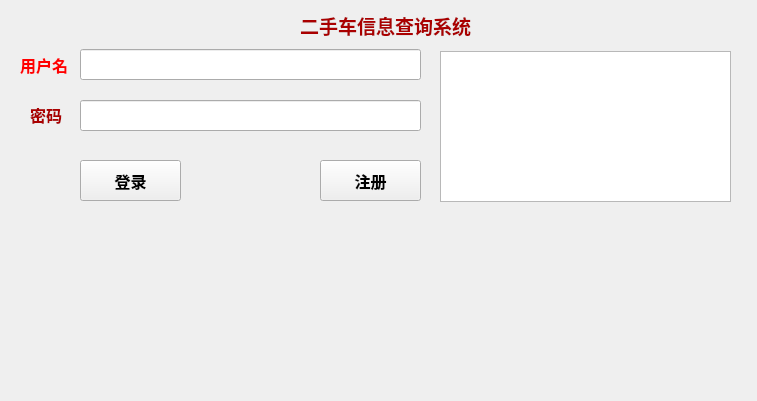
<?xml version="1.0" encoding="UTF-8"?>
<ui version="4.0">
 <class>Form</class>
 <widget class="QWidget" name="Form">
  <property name="geometry">
   <rect>
    <x>0</x>
    <y>0</y>
    <width>757</width>
    <height>401</height>
   </rect>
  </property>
  <property name="windowTitle">
   <string>Form</string>
  </property>
  <widget class="QLabel" name="username_label">
   <property name="geometry">
    <rect>
     <x>20</x>
     <y>50</y>
     <width>51</width>
     <height>31</height>
    </rect>
   </property>
   <property name="font">
    <font>
     <family>宋体</family>
     <pointsize>12</pointsize>
     <weight>75</weight>
     <bold>true</bold>
    </font>
   </property>
   <property name="text">
    <string>&lt;html&gt;&lt;head/&gt;&lt;body&gt;&lt;p&gt;&lt;span style=&quot; color:#ff0000;&quot;&gt;用户名&lt;/span&gt;&lt;/p&gt;&lt;/body&gt;&lt;/html&gt;</string>
   </property>
  </widget>
  <widget class="QLabel" name="password_label">
   <property name="geometry">
    <rect>
     <x>30</x>
     <y>100</y>
     <width>51</width>
     <height>31</height>
    </rect>
   </property>
   <property name="font">
    <font>
     <family>宋体</family>
     <pointsize>12</pointsize>
     <weight>75</weight>
     <bold>true</bold>
    </font>
   </property>
   <property name="text">
    <string>&lt;html&gt;&lt;head/&gt;&lt;body&gt;&lt;p&gt;&lt;span style=&quot; color:#aa0000;&quot;&gt;密码&lt;/span&gt;&lt;/p&gt;&lt;/body&gt;&lt;/html&gt;</string>
   </property>
  </widget>
  <widget class="QLineEdit" name="username_lineEdit">
   <property name="geometry">
    <rect>
     <x>80</x>
     <y>49</y>
     <width>341</width>
     <height>31</height>
    </rect>
   </property>
   <property name="font">
    <font>
     <family>宋体</family>
     <pointsize>12</pointsize>
     <weight>75</weight>
     <bold>true</bold>
    </font>
   </property>
  </widget>
  <widget class="QLineEdit" name="password_lineEdit">
   <property name="geometry">
    <rect>
     <x>80</x>
     <y>100</y>
     <width>341</width>
     <height>31</height>
    </rect>
   </property>
   <property name="font">
    <font>
     <family>宋体</family>
     <pointsize>12</pointsize>
     <weight>75</weight>
     <bold>true</bold>
    </font>
   </property>
  </widget>
  <widget class="QPushButton" name="login_pushButton">
   <property name="geometry">
    <rect>
     <x>80</x>
     <y>160</y>
     <width>101</width>
     <height>41</height>
    </rect>
   </property>
   <property name="font">
    <font>
     <family>宋体</family>
     <pointsize>12</pointsize>
     <weight>75</weight>
     <bold>true</bold>
    </font>
   </property>
   <property name="text">
    <string>登录</string>
   </property>
  </widget>
  <widget class="QPushButton" name="register_pushButton">
   <property name="geometry">
    <rect>
     <x>320</x>
     <y>160</y>
     <width>101</width>
     <height>41</height>
    </rect>
   </property>
   <property name="font">
    <font>
     <family>宋体</family>
     <pointsize>12</pointsize>
     <weight>75</weight>
     <bold>true</bold>
    </font>
   </property>
   <property name="text">
    <string>注册</string>
   </property>
  </widget>
  <widget class="QLabel" name="img_label">
   <property name="geometry">
    <rect>
     <x>20</x>
     <y>220</y>
     <width>351</width>
     <height>141</height>
    </rect>
   </property>
   <property name="font">
    <font>
     <family>宋体</family>
     <pointsize>12</pointsize>
     <weight>75</weight>
     <bold>true</bold>
    </font>
   </property>
   <property name="text">
    <string/>
   </property>
   <property name="textFormat">
    <enum>Qt::AutoText</enum>
   </property>
   <property name="pixmap">
    <pixmap>二手车图片.png</pixmap>
   </property>
   <property name="scaledContents">
    <bool>true</bool>
   </property>
   <property name="wordWrap">
    <bool>false</bool>
   </property>
  </widget>
  <widget class="QLabel" name="img_label_2">
   <property name="geometry">
    <rect>
     <x>400</x>
     <y>220</y>
     <width>331</width>
     <height>141</height>
    </rect>
   </property>
   <property name="font">
    <font>
     <family>宋体</family>
     <pointsize>12</pointsize>
     <weight>75</weight>
     <bold>true</bold>
    </font>
   </property>
   <property name="text">
    <string/>
   </property>
   <property name="pixmap">
    <pixmap>二手车图片2.jpg</pixmap>
   </property>
   <property name="scaledContents">
    <bool>true</bool>
   </property>
  </widget>
  <widget class="QTextBrowser" name="textBrowser">
   <property name="geometry">
    <rect>
     <x>440</x>
     <y>51</y>
     <width>291</width>
     <height>151</height>
    </rect>
   </property>
   <property name="font">
    <font>
     <family>宋体</family>
     <pointsize>12</pointsize>
     <weight>75</weight>
     <bold>true</bold>
    </font>
   </property>
  </widget>
  <widget class="QLabel" name="top_label">
   <property name="geometry">
    <rect>
     <x>300</x>
     <y>10</y>
     <width>181</width>
     <height>31</height>
    </rect>
   </property>
   <property name="font">
    <font>
     <family>宋体</family>
     <pointsize>12</pointsize>
     <weight>75</weight>
     <bold>true</bold>
    </font>
   </property>
   <property name="text">
    <string>&lt;html&gt;&lt;head/&gt;&lt;body&gt;&lt;p&gt;&lt;span style=&quot; font-size:14pt; color:#aa0000;&quot;&gt;二手车信息查询系统&lt;/span&gt;&lt;/p&gt;&lt;/body&gt;&lt;/html&gt;</string>
   </property>
  </widget>
 </widget>
 <resources/>
 <connections/>
</ui>
